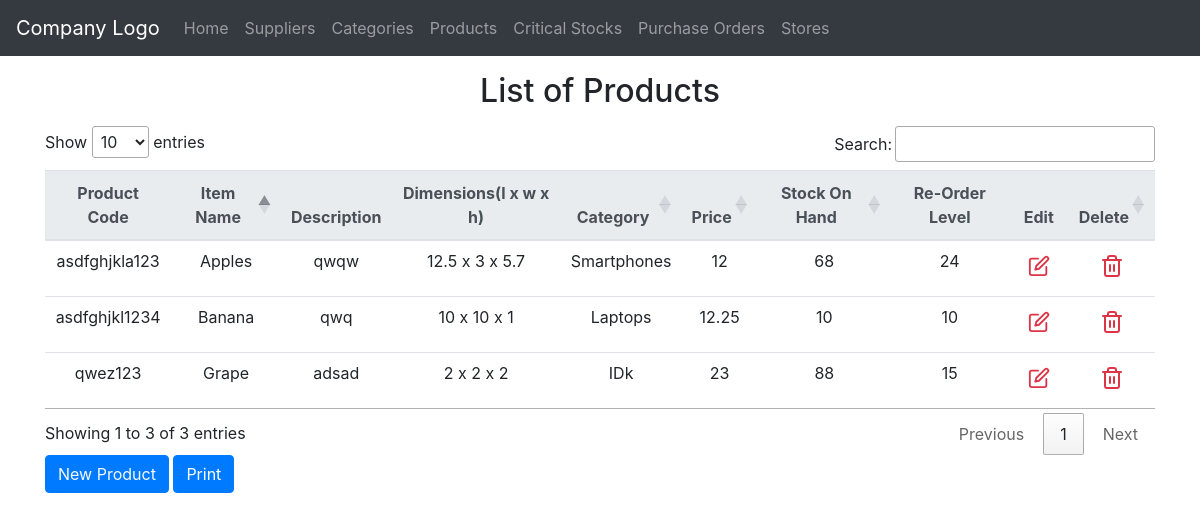
Screenshot of /products/index.php with the database file from the repository.
### tables this page shows
CREATE TABLE `products` (
  `ProductCode` varchar(13) NOT NULL,
  `ItemName` varchar(255) NOT NULL,
  `Description` varchar(255) DEFAULT NULL,
  `Dimensions` varchar(255) DEFAULT NULL,
  `CategoryId` int(11) DEFAULT NULL,
  `SellingPrice` float NOT NULL,
  `Stocks` int(11) NOT NULL,
  `Re-Order` int(11) NOT NULL
);

CREATE TABLE `categories` (
  `Id` int(11) NOT NULL,
  `CategoryName` varchar(255) NOT NULL,
  `Description` varchar(255) DEFAULT NULL
);

### private/query_functions.php (called while the page is built, shortened)
<?php
  function find_category_by_id($id, $options=[]) {
    global $db;
    $sql = "SELECT * FROM categories ";
    $sql .= "WHERE Id='" . db_escape($db, $id) . "' ";
    $result = mysqli_query($db, $sql);
    $category = mysqli_fetch_assoc($result);
    return $category;
  }
   function find_all_products($search = null,$options=[]) {
    global $db;
    $sql = "SELECT * FROM products ";
    $sql .= "ORDER BY ItemName ASC";
    $result = mysqli_query($db, $sql);
    return $result;
  }
?>

### private/functions.php (called while the page is built, shortened)
<?php
function h($string="") {
  return htmlspecialchars($string);
}
?>

### private/db_functions.php (called while the page is built, shortened)
<?php
  function db_escape($connection, $string) {
    return mysqli_real_escape_string($connection, $string);
  }
?>

### public/products/index.php (the view, shortened to what this page needs)
<?php
$products_list = find_all_products();
?>
<?php include('../../private/shared/public_header.php');?>
<?php include('../../private/shared/public_navigation.php');?>
  <body>
  	<div class="container mb-3">
        <h2 class="my-3 text-center" id="title">List of Products</h2>
    <table class="mx-auto table table-sm table-hover table-responsive-lg" id="printTable">
    	<thead class="thead-light">
    		<tr>
    			<th>Product Code</th>
    			<th>Item Name</th>
	    		<th>Description</th>
                <th>Dimensions(l x w x h)</th>
                <th>Category</th>
                <th>Price</th>
	    		<th>Stock On Hand</th>
	    		<th>Re-Order Level</th>
	    		<th class="notPrintable">Edit</th>
	    		<th class="notPrintable">Delete</th>
    		</tr>
    	</thead>
    	<tbody>
    	    <?php if (mysqli_num_rows($products_list)>0){
    	    	while($product = mysqli_fetch_assoc($products_list)) {
                    $category=find_category_by_id($product['CategoryId']);
                    ?>
    		<tr>
    			<td><?php echo h($product['ProductCode']); ?></td>
    			<td><?php echo h($product['ItemName']); ?></td>
    			<td><?php echo h($product['Description']); ?></td>
    			<td><?php echo h($product['Dimensions']); ?></td>
                <td><?php echo h($category['CategoryName']) ?></td>
    			<td><?php echo h($product['SellingPrice']); ?></td>
                <td><?php echo h($product['Stocks']); ?></td>
                <td><?php echo h($product['Re-Order']); ?></td>
	    		<td class="notPrintable"><a class="btn btn-sm bg-transparent text-danger editProduct" data-target="#editProductModal"><i data-feather="edit" width="22" heigth="22" ></i></a></td>
    			<td class="notPrintable"><a class="btn btn-sm bg-transparent text-danger deleteProduct" data-target="#deleteProductModal"><i data-feather="trash-2"></i></a></td>
    		</tr>
    		<?php }}else{ ?>
    			<tr class="notPrintable"><td colspan="9" align="center">No Records Found</td></tr>
    		<?php }?>
    	</tbody>
    </table>
    <a class="btn btn-primary text-light" data-toggle="modal" data-target="#newProductModal">New Product</a>
    <button id="printBtn" class="btn btn-primary">Print</button>
    </div>
 </body>
<?php include('../../private/shared/public_footer.php');?>
</html>

### public/resources/css/suppliers.css (style rules this page uses)
.btn { box-shadow: none !important; }

### public/products/index.php (style rules this page uses)
tr,td,th { text-align: center !important; }

### rows the page displays
products: ProductCode "asdfghjkla123", ItemName "Apples", Description "qwqw", Dimensions "12.5 x 3 x 5.7", CategoryId.CategoryName "Smartphones", SellingPrice "12", Stocks "68", value "24"
products: ProductCode "asdfghjkl1234", ItemName "Banana", Description "qwq", Dimensions "10 x 10 x 1", CategoryId.CategoryName "Laptops", SellingPrice "12.25", Stocks "10", value "10"
products: ProductCode "qwez123", ItemName "Grape", Description "adsad", Dimensions "2 x 2 x 2", CategoryId.CategoryName "IDk", SellingPrice "23", Stocks "88", value "15"
